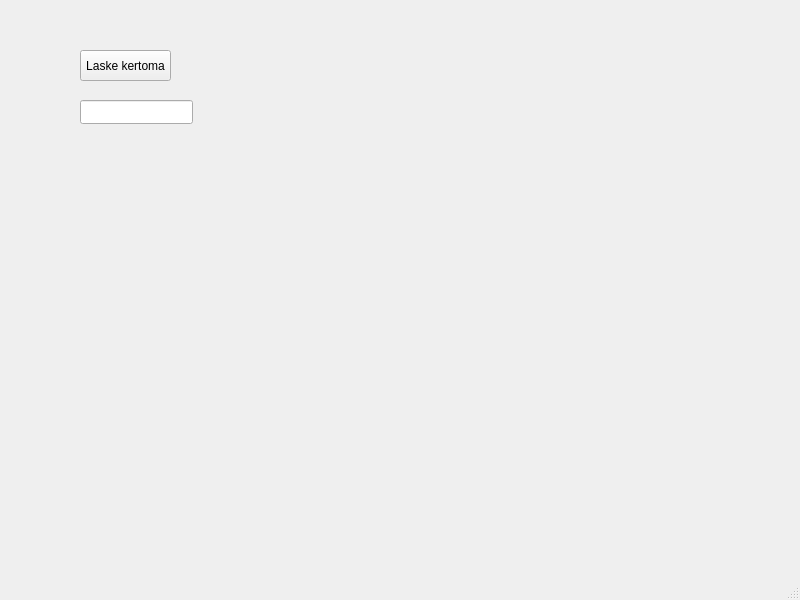
<?xml version="1.0" encoding="UTF-8"?>
<ui version="4.0">
 <class>MainWindow</class>
 <widget class="QMainWindow" name="MainWindow">
  <property name="geometry">
   <rect>
    <x>0</x>
    <y>0</y>
    <width>800</width>
    <height>600</height>
   </rect>
  </property>
  <property name="windowTitle">
   <string>MainWindow</string>
  </property>
  <widget class="QWidget" name="centralwidget">
   <widget class="QPushButton" name="btnCalculate">
    <property name="geometry">
     <rect>
      <x>80</x>
      <y>50</y>
      <width>91</width>
      <height>31</height>
     </rect>
    </property>
    <property name="text">
     <string>Laske kertoma</string>
    </property>
   </widget>
   <widget class="QLineEdit" name="textNumber">
    <property name="geometry">
     <rect>
      <x>80</x>
      <y>100</y>
      <width>113</width>
      <height>24</height>
     </rect>
    </property>
   </widget>
  </widget>
  <widget class="QMenuBar" name="menubar">
   <property name="geometry">
    <rect>
     <x>0</x>
     <y>0</y>
     <width>800</width>
     <height>21</height>
    </rect>
   </property>
  </widget>
  <widget class="QStatusBar" name="statusbar"/>
 </widget>
 <resources/>
 <connections/>
</ui>
